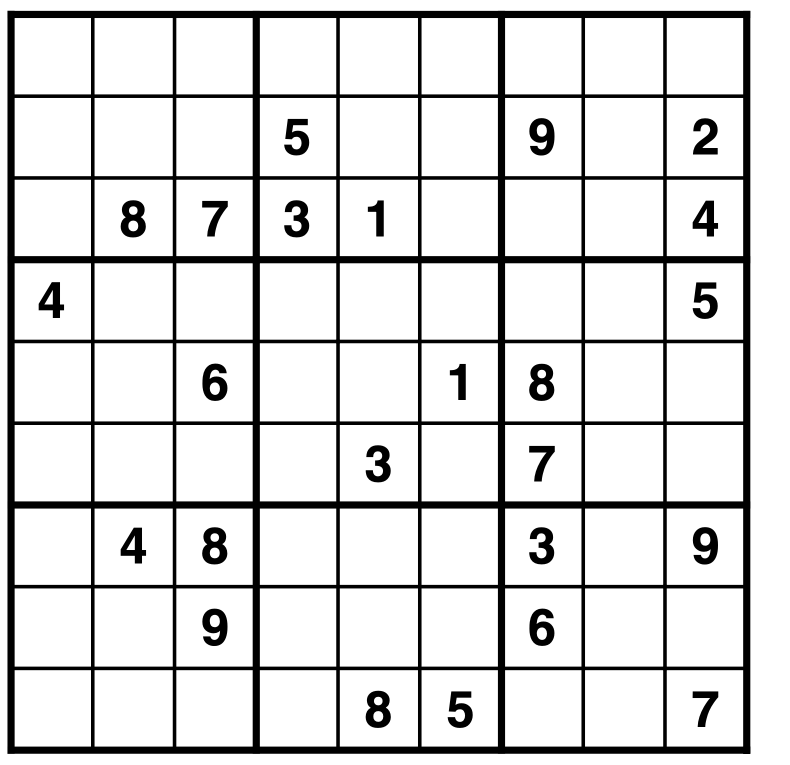
#> input picture src/assets/0.png, 1580 x 1530 px (shown at 1/2 size)
$ python -i image_processing.py   (imports and definitions only)
#> lines starting #> are read from the running program, lines starting #| are printed output that depends on the picture; after the words box and inside, x2 and y2 are one past the last pixel; in counts of white or black regions, pixels touching at a corner belong together
#> further down, picture is the input picture: shape (1530, 1580, 3); min 0, max 255, mean 219.5
'''
src/tools/image_processing.py

Computer vision tools for sudoku image processing.

Author: Filip J. Cierkosz (2022)
'''


import numpy as np
import pytesseract
import cv2


# [12 lines left out: function resize_img, not called in this run]

def preprocess_img(img):
    '''
    Applies image pre-processing filters such as:
        noise removal, adaptive threshold, detecting all contours, etc.

        Parameters:
            img : resized image.

        Returns:
            contours : detected sudoku contours in the image.
    '''
    # Apply grayscale, adaptive threshold, canny and find contours.
    graysc = cv2.cvtColor(img, cv2.COLOR_BGR2GRAY)
    rm_noise = cv2.fastNlMeansDenoising(
        graysc, templateWindowSize=6, searchWindowSize=21, h=3
    )
    thresh = cv2.adaptiveThreshold(
        rm_noise, 255, cv2.ADAPTIVE_THRESH_MEAN_C, cv2.THRESH_BINARY, 11, 2
    )
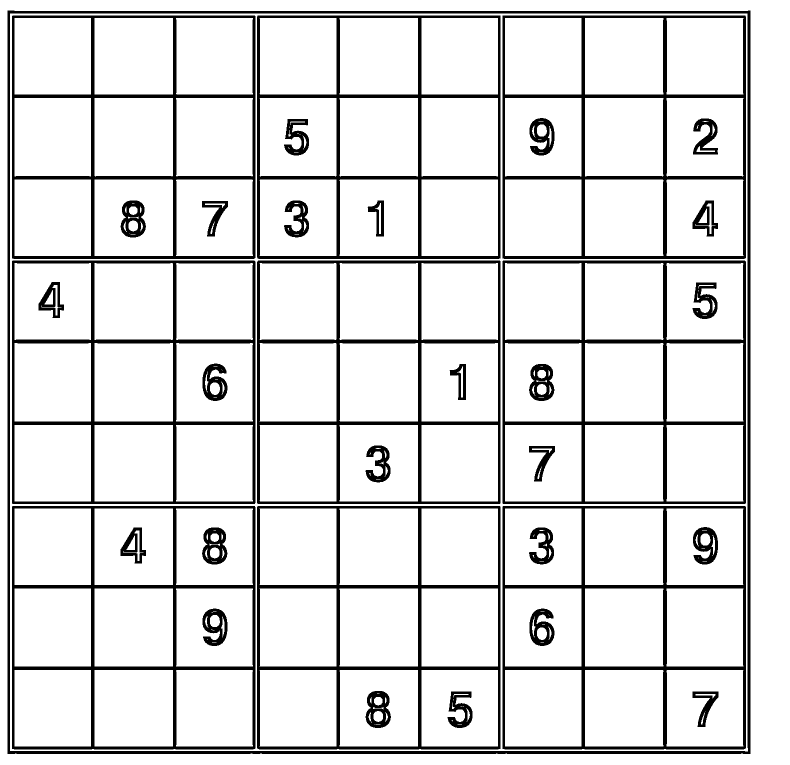
#> thresh: shape (1530, 1580) (shown at 1/2 size); 87.9% white; 34 black regions, largest, box (x1, y1, x2, y2) and area: (15, 21, 1501, 1508) 32557, (1005, 521, 1492, 1008) 24505, (1005, 1012, 1492, 1499) 24108
    canny = cv2.Canny(thresh, 120, 150, apertureSize=3)
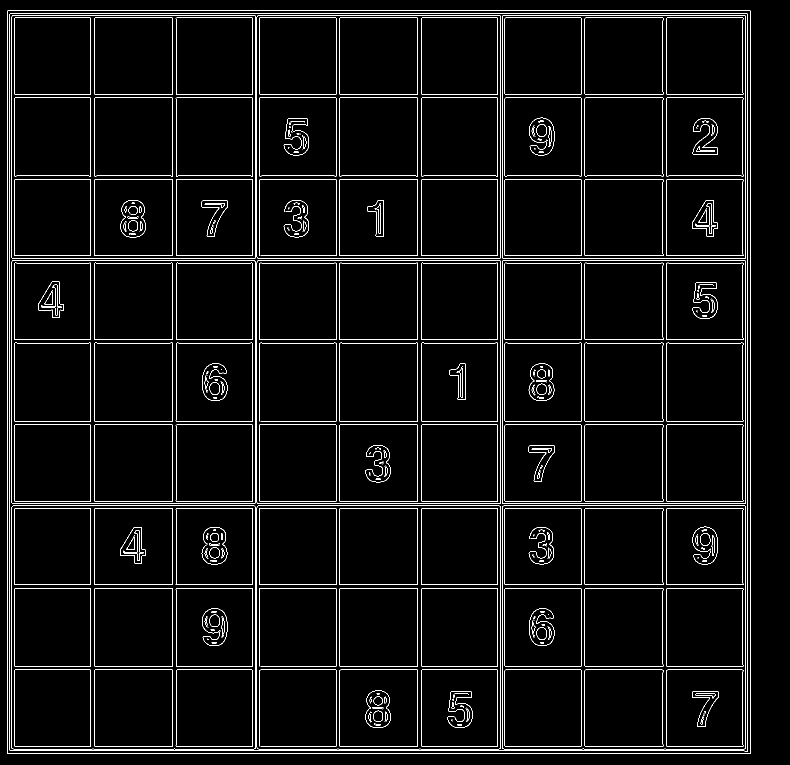
#> canny: shape (1530, 1580) (shown at 1/2 size); 3.8% white in thin lines or dots
    contours, _ = cv2.findContours(
        canny, cv2.RETR_EXTERNAL, cv2.CHAIN_APPROX_SIMPLE
    )
#> contours = 1 contour; box (x1, y1, x2, y2) and area: (14, 20, 1501, 1508) 2208201
    return contours

# [141 lines left out: functions transform_plane, specify_points, classify_digits, display_digits, not called in this run]

>>> import cv2
>>> picture = cv2.imread('../assets/0.png')
>>> result = preprocess_img(picture)
#> result has the same summary as contours in preprocess_img

$ run again, on src/assets/3.png
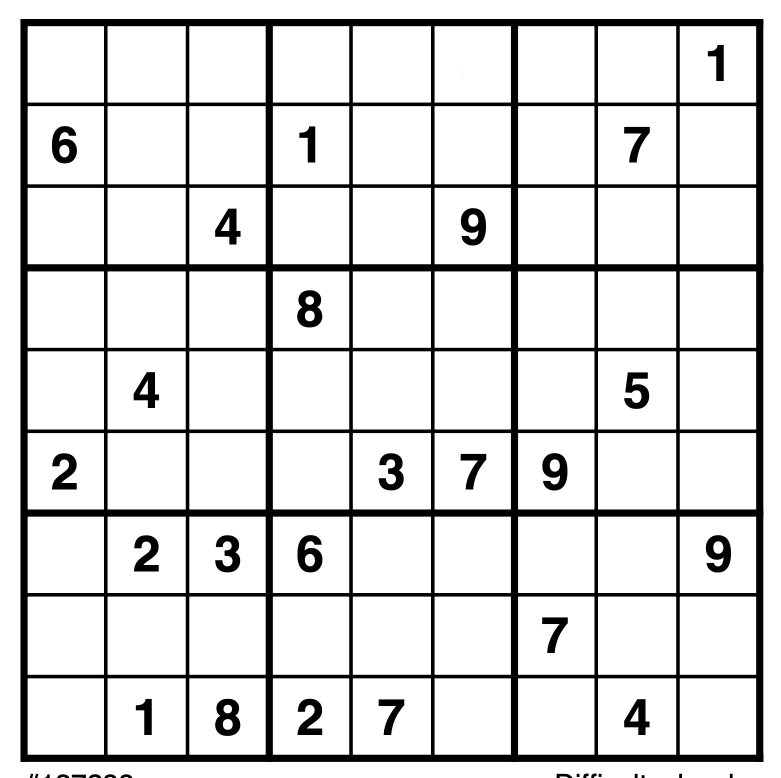
#> input picture src/assets/3.png, 1562 x 1556 px (shown at 1/2 size)
#> picture is the input picture: shape (1556, 1562, 3); min 0, max 255, mean 220
#> in preprocess_img, `thresh = cv2.adaptiveThreshold( rm_noise, 255, cv2.ADAPTIVE_THRESH_MEA..`:
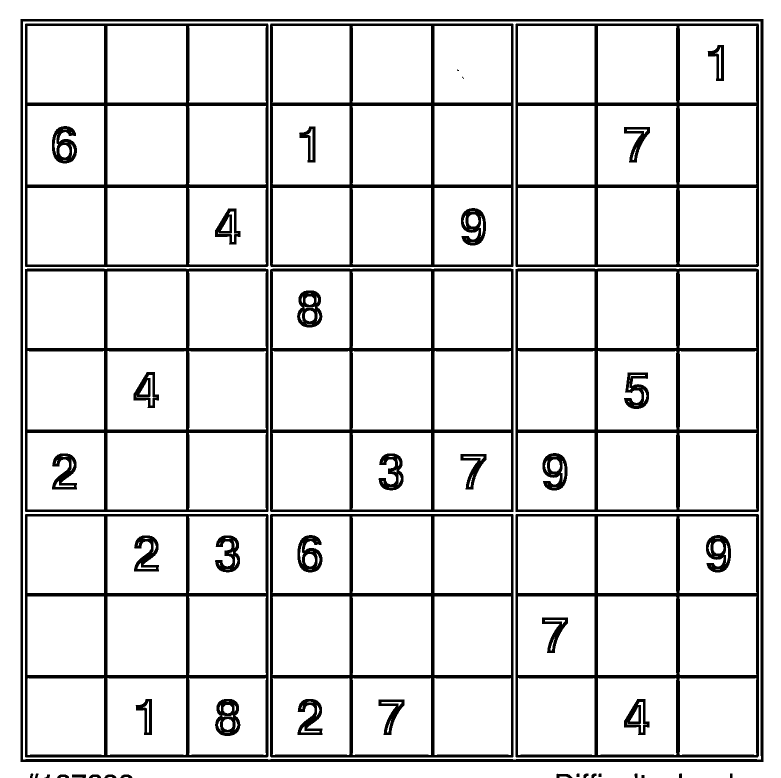
#> thresh: shape (1556, 1562) (shown at 1/2 size); 88.2% white; 52 black regions (2 under 20 px), largest, box (x1, y1, x2, y2) and area: (41, 38, 1527, 1524) 32541, (1031, 537, 1518, 1024) 24086, (1031, 1028, 1518, 1515) 24086
#> in preprocess_img, `canny = cv2.Canny(thresh, 120, 150, apertureSize=3)`:
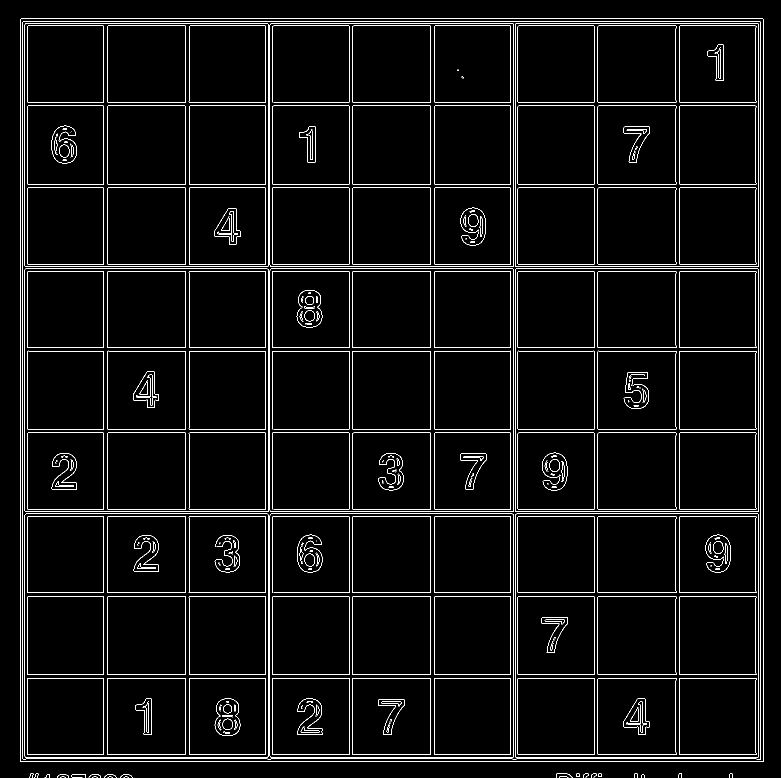
#> canny: shape (1556, 1562) (shown at 1/2 size); 3.7% white in thin lines or dots
#> contours = 23 contours, 20 with area under 20; largest, box (x1, y1, x2, y2) and area: (40, 37, 1527, 1524) 2208193, (1196, 1546, 1203, 1554) 37, (1152, 1546, 1159, 1554) 37
#> result has the same summary as contours in preprocess_img
